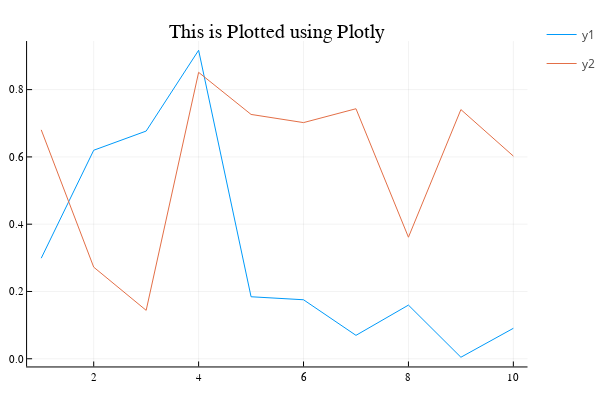

Source (notebook cell):
### Code cell
x = 1:10; y = rand(10, 2) # 2 columns means two lines
plotlyjs() # Set the backend to Plotly
# This plots into the web browser via Plotly
plot(x, y, title = "This is Plotted using Plotly")

### Figure 1 — Plotly figure (JSON) as saved in the notebook; plotly's stock layout.template omitted (floating-point values rounded to 4 significant figures)
{"data": [{"colorbar": {"title": ""}, "legendgroup": "y1", "line": {"color": "rgba(0, 154, 250, 1.000)", "dash": "solid", "shape": "linear", "width": 1}, "mode": "lines", "name": "y1", "showlegend": true, "type": "scatter", "x": [1, 2, 3, 4, 5, 6, 7, 8, 9, 10], "xaxis": "x", "y": [0.299, 0.6198, 0.6768, 0.917, 0.1843, 0.1754, 0.0696, 0.1595, 0.00452, 0.09055], "yaxis": "y", "zmax": null, "zmin": null}, {"colorbar": {"title": ""}, "legendgroup": "y2", "line": {"color": "rgba(227, 111, 71, 1.000)", "dash": "solid", "shape": "linear", "width": 1}, "mode": "lines", "name": "y2", "showlegend": true, "type": "scatter", "x": [1, 2, 3, 4, 5, 6, 7, 8, 9, 10], "xaxis": "x", "y": [0.6804, 0.2723, 0.144, 0.8514, 0.7263, 0.702, 0.7432, 0.3613, 0.7407, 0.6024], "yaxis": "y", "zmax": null, "zmin": null}], "layout": {"annotations": [{"font": {"color": "rgba(0, 0, 0, 1.000)", "family": "sans-serif", "size": 20}, "rotation": 0, "showarrow": false, "text": "This is Plotted using Plotly", "x": 0.5222, "xanchor": "center", "xref": "paper", "y": 1, "yanchor": "top", "yref": "paper"}], "height": 400, "legend_position": {"bgcolor": "rgba(255, 255, 255, 1.000)", "bordercolor": "rgba(0, 0, 0, 1.000)", "borderwidth": 1, "font": {"color": "rgba(0, 0, 0, 1.000)", "family": "sans-serif", "size": 11}, "title": {"font": {"color": "rgba(0, 0, 0, 1.000)", "family": "sans-serif", "size": 15}, "text": ""}, "tracegroupgap": 0, "traceorder": "normal", "x": 1, "xanchor": "auto", "y": 1, "yanchor": "auto"}, "margin": {"b": 20, "l": 0, "r": 0, "t": 20}, "paper_bgcolor": "rgba(255, 255, 255, 1.000)", "plot_bgcolor": "rgba(255, 255, 255, 1.000)", "showlegend": true, "width": 600, "xaxis": {"anchor": "y", "domain": [0.05101, 0.9934], "gridcolor": "rgba(0, 0, 0, 0.100)", "gridwidth": 0.5, "linecolor": "rgba(0, 0, 0, 1.000)", "mirror": false, "range": [0.73, 10.27], "showgrid": true, "showline": true, "showticklabels": true, "tickangle": 0, "tickcolor": "rgb(0, 0, 0)", "tickfont": {"color": "rgba(0, 0, 0, 1.000)", "family": "sans-serif", "size": 11}, "tickmode": "array", "ticks": "inside", "ticktext": ["2", "4", "6", "8", "10"], "tickvals": [2, 4, 6, 8, 10], "title": "", "titlefont": {"color": "rgba(0, 0, 0, 1.000)", "family": "sans-serif", "size": 15}, "type": "-", "visible": true, "zeroline": false, "zerolinecolor": "rgba(0, 0, 0, 1.000)"}, "yaxis": {"anchor": "x", "domain": [0.03762, 0.9415], "gridcolor": "rgba(0, 0, 0, 0.100)", "gridwidth": 0.5, "linecolor": "rgba(0, 0, 0, 1.000)", "mirror": false, "range": [-0.02286, 0.9444], "showgrid": true, "showline": true, "showticklabels": true, "tickangle": 0, "tickcolor": "rgb(0, 0, 0)", "tickfont": {"color": "rgba(0, 0, 0, 1.000)", "family": "sans-serif", "size": 11}, "tickmode": "array", "ticks": "inside", "ticktext": ["0.0", "0.2", "0.4", "0.6", "0.8"], "tickvals": [0, 0.2, 0.4, 0.6, 0.8], "title": "", "titlefont": {"color": "rgba(0, 0, 0, 1.000)", "family": "sans-serif", "size": 15}, "type": "-", "visible": true, "zeroline": false, "zerolinecolor": "rgba(0, 0, 0, 1.000)"}}}
